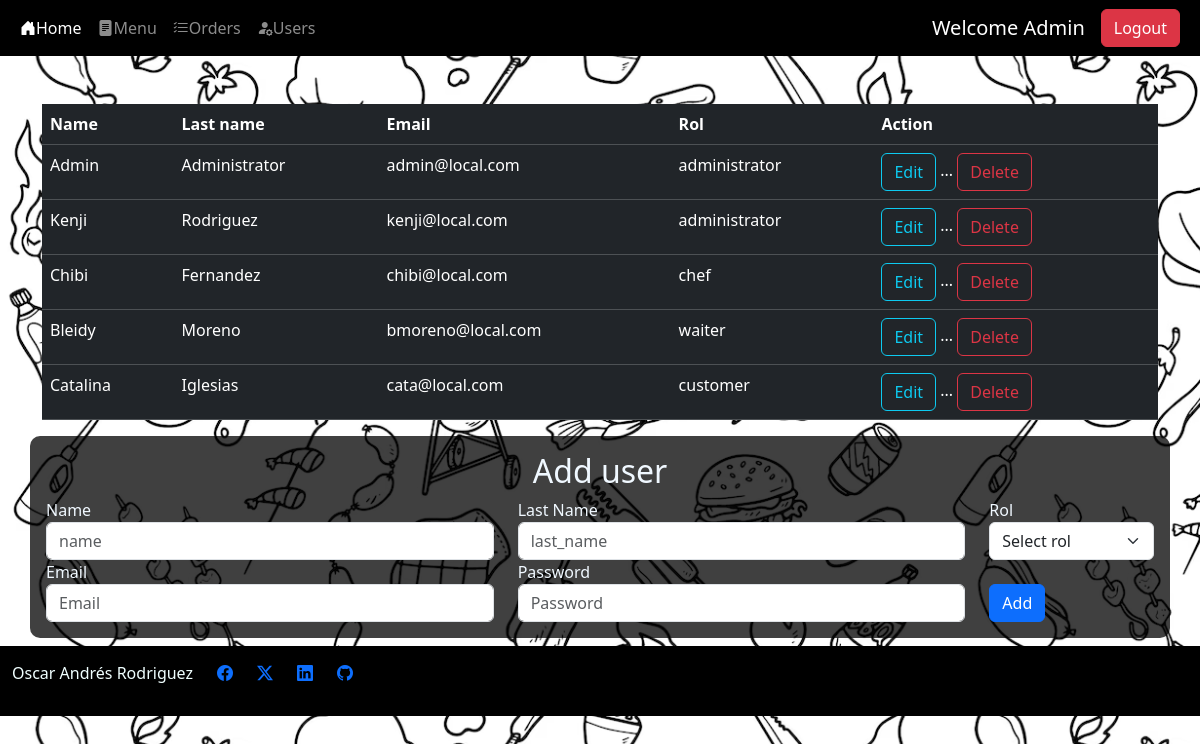
Before: /users/users (signed in) with the older database file.
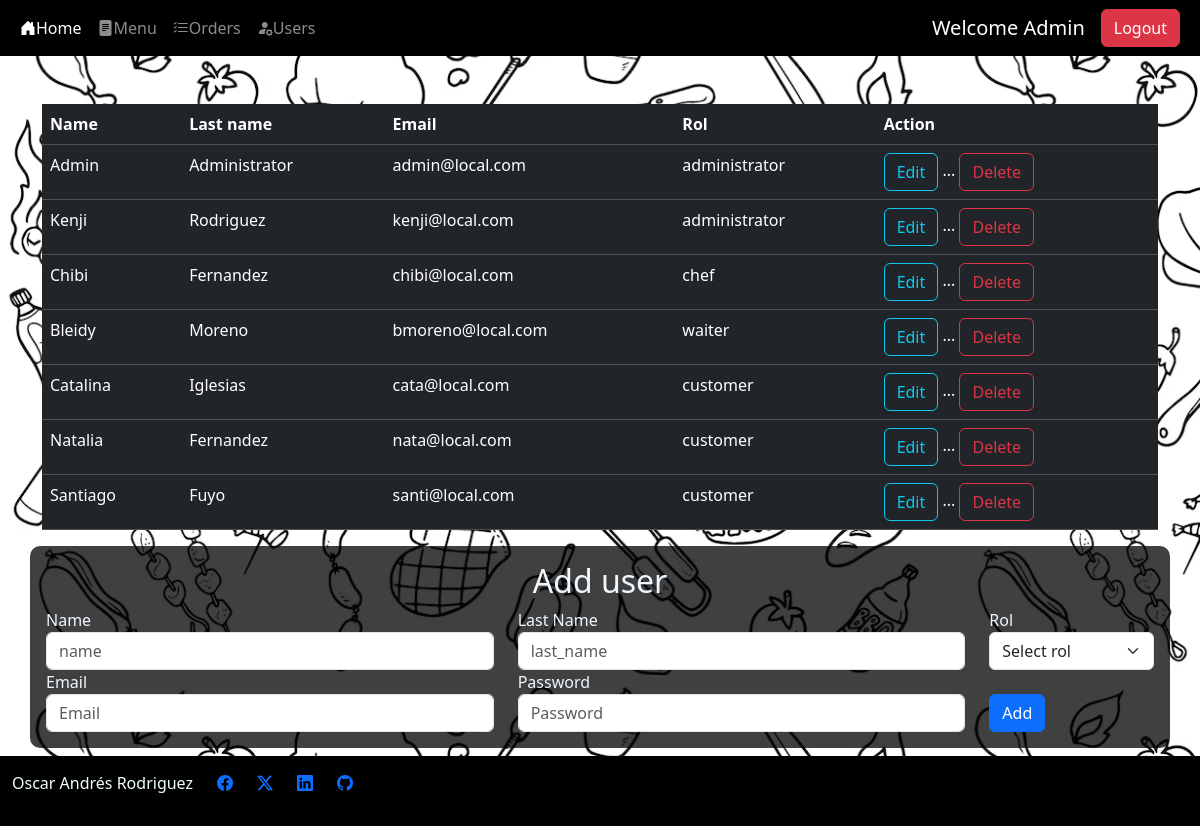
After: the same page with the newer database file.
### src/db/db_models.py (models this page shows)
class Users(Base):
    __tablename__ = "users"
    id = Column(Integer,primary_key=True, index=True)
    name = Column(String)
    last_name = Column(String)
    email = Column(String, unique=True, index=True, nullable=False)
    password = Column(String, nullable=False)
    rol_id = Column(Integer, ForeignKey('roles.id'), nullable=True)

class Roles(Base):
    __tablename__ = "roles"
    id = Column(Integer,primary_key=True, index=True)
    name = Column(String, nullable=False)

### src/routes/users.py (the view)
@router.get('/users',response_class=HTMLResponse)
def get_users_page(request: Request,response:Response, db: Session = Depends(get_db)):
    print("loading users page")
    user, body = get_current_user(request=request, db=db)
    if user is None:
        return RedirectResponse(url="/home",status_code=status.HTTP_307_TEMPORARY_REDIRECT)
    if user.rol_id != 1:
        print("Unauthorized user getting back to home page")
        return RedirectResponse(url="/home",status_code=status.HTTP_307_TEMPORARY_REDIRECT)
    users = db.query(Users.id,Users.name, Users.last_name, Users.email, Roles.name.label('rol'))\
                .join(Roles, Roles.id == Users.rol_id)
    body["users"] = users
    return templates.TemplateResponse("users.html", body)

### templates/users.html (shortened to what this page needs)
{% extends "layout.html" %}
{% block content %}
<div class="container align-content-center mt-5" >
    <table class="table table-dark table-hover ">
        <thead>
            <tr>
                <th>Name</th>
                <th>Last name</th>
                <th>Email</th>
                <th>Rol</th>
                <th>Action</th>
            </tr>
        </thead>
        <tbody>
            {% for user in users %}
            <tr>
                <td> {{user.name | title}} </td>
                <td> {{user.last_name | title }} </td>
                <td> {{user.email}}</td>
                <td> {{user.rol}}</td>
                <td>
                    <a class="btn btn-outline-info" href="/users/update_user/{{ user.id }}">Edit</a>
                    <span>...</span>
                    <button type="button" class="btn btn-outline-danger" data-bs-toggle="modal" data-bs-target="#staticBackdrop{{user.id}}">
                        Delete
                    </button>
                </td>
            </tr>
            {% endfor %}
        </tbody>
    </table>
</div>
<div class="container align-content-center bg-black bg-opacity-75 p-3" style="color: aliceblue; border-radius: 10px;">
    <h2 class="text-center">Add user</h2>
    <form action="/users/users" method="post">
        <div class="row align-items-center">
            <div class="col-md-5 ">
                <label for="name">Name</label>
                <input type="text" class="form-control" name="name" id="name" placeholder="name">
            </div>
            <div class=" col-md-5">
                <label for="last_name">Last Name</label>
                <input type="text" class="form-control" name="last_name" id="last_name" placeholder="last_name">
            </div>
            <div class=" col-md-2">
                <label for="rol">Rol</label>
                <select name="rol" id="rol" class="form-select">
                    <option selected>Select rol</option>
                </select>
            </div>
        </div>
        <div class="row align-items-center">
            <div class="col-5">
                <label for="email">Email</label>
                <input type="email" class="form-control" name="email" id="email" placeholder="Email">
            </div>
            <div class="col-5">
                <label for="password">Password</label>
                <input type="password" class="form-control" name="password" id="password" placeholder="Password">
            </div>
            <div class="col-auto pt-4">
                <button type="submit" class="btn btn-primary ">Add</button>
            </div>
        </div>
    </form>
</div>
{% endblock %}

### templates/layout.html (shortened to what this page needs)
<!DOCTYPE html>
<html lang="en">
<head>
  <link rel="stylesheet" href="https://cdn.jsdelivr.net/npm/bootstrap-icons@1.11.1/font/bootstrap-icons.css">
  <link href="https://cdn.jsdelivr.net/npm/bootstrap@5.3.2/dist/css/bootstrap.min.css"
  rel="stylesheet"
>
  <link rel="stylesheet" href="/static/styles.css">
</head>
<body>
  {% include 'nav-bar.html' %}
  <div class="container-fluid">
    {% block content %}
    {% endblock %}
  </div>
{% include 'footer.html' %}
  </body>
  </html>

### templates/nav-bar.html (shortened to what this page needs)
<nav class="navbar navbar-expand-lg navbar-dark bg-black ">
    <div class="container-fluid">
      <div class="collapse navbar-collapse" id="navbarSupportedContent">
        <ul class="navbar-nav me-auto mb-2 mb-lg-0">
          <li class="nav-item">
            <a class="nav-link active" aria-current="page" href="/home"> <i class="bi-house-door-fill"></i>Home</a>
          </li>
        {% if session %}
          <li class="nav-item">
            <a class="nav-link" href="/menu"> <i class="bi-file-text-fill"></i>Menu</a>
          </li>
          <li class="nav-item">
            <a class="nav-link" href="/orders"> <i class="bi-list-check"></i>Orders</a>
          </li>
        {% endif %}
        {% if rol == 1%}
          <li class="nav-item">
            <a class="nav-link" href="/users/users"> <i class="bi-person-fill-gear"></i>Users</a>
          </li>
        {% endif %}
      </ul>
      {% if USERNAME  %}
      <a class="navbar-brand">Welcome {{ USERNAME | title }}</a>
      {% endif %}
        {% if session == True %}
        <form class="d-flex" role="logout" method="post" action="/logout">
          <button class="btn btn-danger me-2" href="/logout" type="submit">Logout</button>
        </form>
          {% else %}
          <a class="btn btn-success me-2" href="/login">Login</a>
          {% endif %}
      </div>
    </div>
  </nav>

### templates/footer.html
<footer class="container-fluid  mt-2" >
    <div class="row">
      <p class="col-auto">Oscar Andrés Rodriguez</p>
      <a class="col-auto" href="https://www.facebook.com/Andres.kenji" target="_blank" ><i class="bi-facebook"></i></a>
      <a class="col-auto" href="https://twitter.com/Kenji_Andres" target="_blank" ><i class="bi-twitter-x"></i></a>
      <a class="col-auto" href="https://www.linkedin.com/in/oarf/" target="_blank"><i class="bi-linkedin"></i></a>
      <a class="col-auto" href="https://github.com/AndresKenji" target="_blank" ><i class="bi-github"></i></a>
    </div>
</footer>

### static/styles.css (style rules this page uses)
body { background-image: url("/static/food.png"); }
footer { background-color: #000000; color: azure; padding: 15px; }

Changed rows visible on the page:
added Users: name "Natalia", last_name "Fernandez", email "nata@local.com", rol "customer"
added Users: name "Santiago", last_name "Fuyo", email "santi@local.com", rol "customer"
